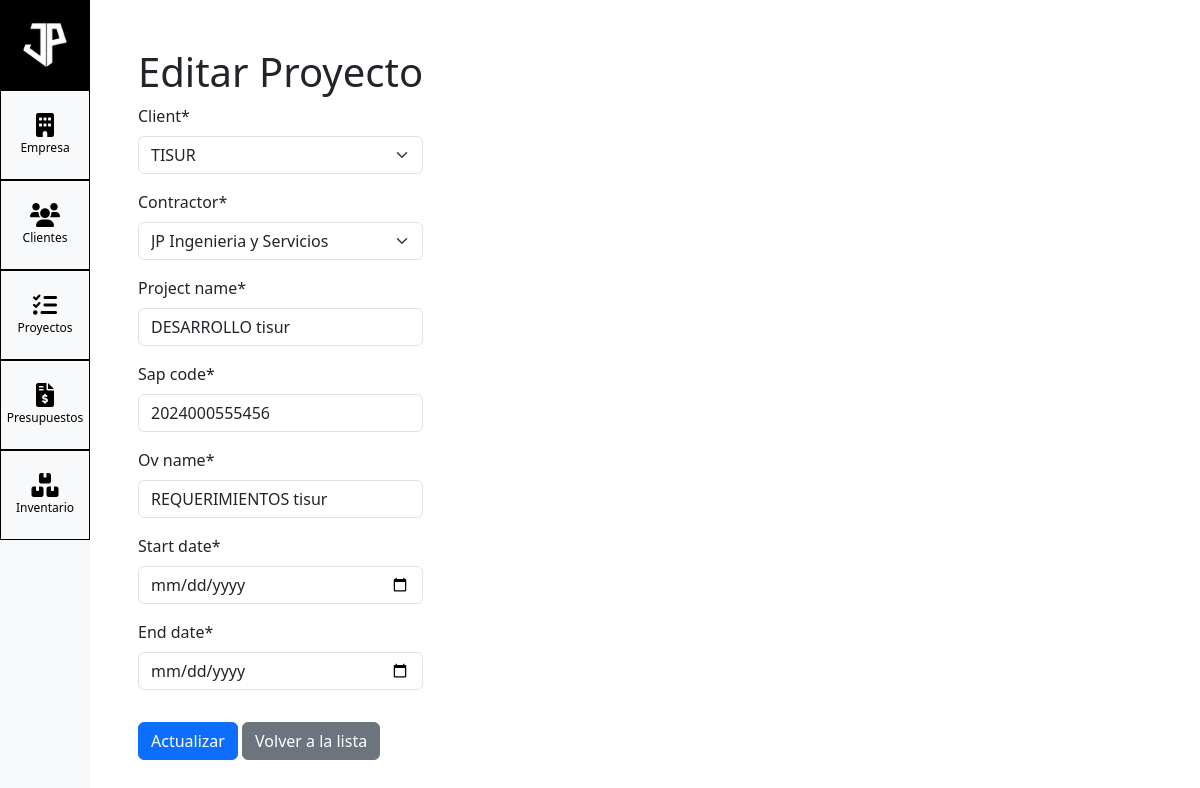
The app's page /projects/projects/2/edit/ with its own data.
### projects/models.py (models this page shows, shortened)
class Project(models.Model):
    client = models.ForeignKey(Client, on_delete=models.CASCADE)
    contractor = models.ForeignKey(Contractor, on_delete=models.CASCADE)
    project_name = models.CharField(max_length=100)
    sap_code = models.CharField(max_length=50)
    ov_name = models.CharField(max_length=100)
    start_date = models.DateField()
    end_date = models.DateField()

### projects/views.py (the view)
# urls.py: path('projects/<int:pk>/edit/', ProjectUpdateView.as_view(), name='project_edit'),
class ProjectUpdateView(UpdateView):
    model = Project
    form_class = ProjectForm
    template_name = 'projects/project_form.html'
    success_url = reverse_lazy('project_list')

### projects/forms.py
class ProjectForm(forms.ModelForm):
    start_date = forms.DateField(
        widget=forms.DateInput(attrs={'type': 'date'}),
    )
    end_date = forms.DateField(
        widget=forms.DateInput(attrs={'type': 'date'}),
    )
    class Meta:
        model = Project
        fields = '__all__'

### projects/models.py (called while the page is built)
    def __str__(self):
        return self.contractor_name

    def __str__(self):
        return self.client_name

### projects/templates/projects/project_form.html (shortened to what this page needs)
{% extends "base_generic.html" %}
{% load crispy_forms_tags %}
{% block content %}
  <div class="container mt-4">
    <h1>{% if object %}Editar{% else %}Añadir{% endif %} Proyecto</h1>
    <form method="post">
      {{ form|crispy }}
      <button type="submit" class="btn btn-primary mt-3">{% if object %}Actualizar{% else %}Crear{% endif %}</button>
      <a href="{% url 'project_list' %}" class="btn btn-secondary mt-3">Volver a la lista</a>
    </form>
  </div>
{% endblock %}

### static/css/custom.css (style rules this page uses)
body, html { height: 100%; margin: 0; padding: 0; }

### records on screen
Project: client "TISUR", contractor "JP Ingenieria y Servicios", project_name "DESARROLLO tisur", sap_code "2024000555456", ov_name "REQUERIMIENTOS tisur"
